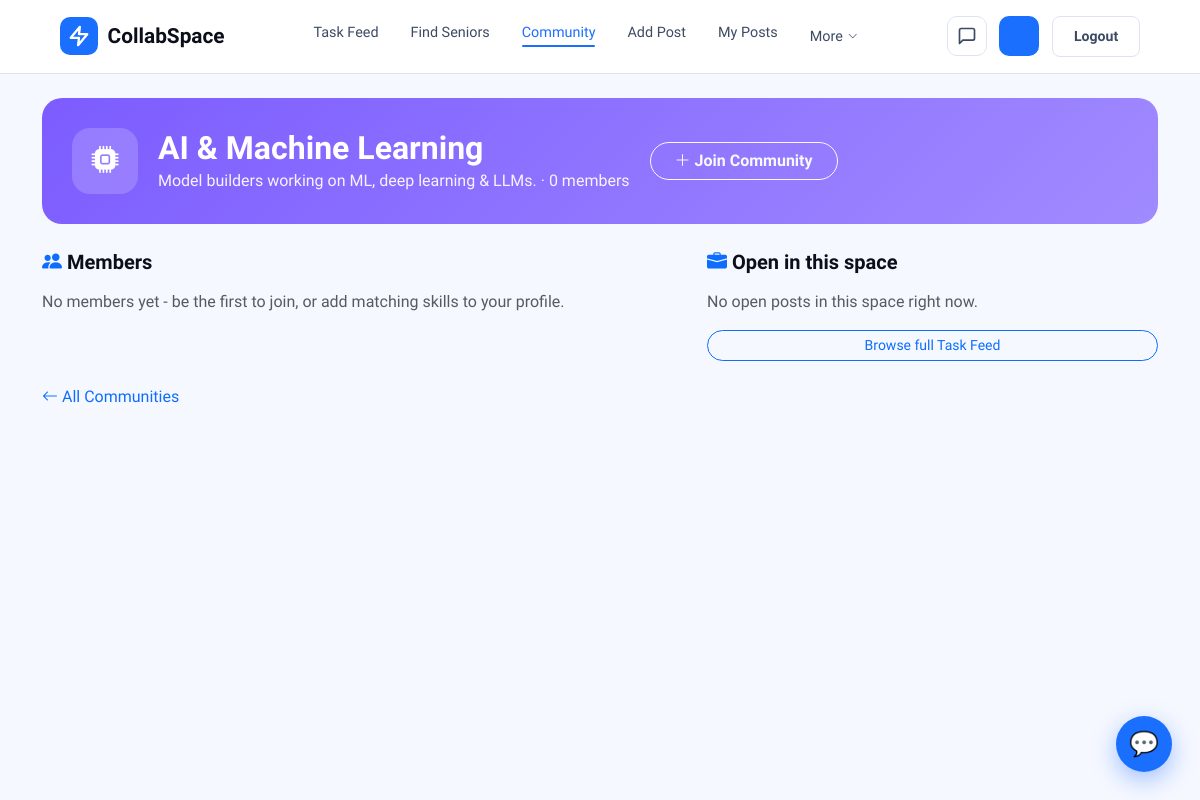
The app's page /community/ai-machine-learning/ (signed in) with its own data.
### community/models.py (models this page shows, shortened)
class Community(models.Model):
    name           = models.CharField(max_length=100, unique=True)
    slug           = models.SlugField(max_length=110, unique=True, blank=True)
    description    = models.CharField(max_length=220)
    icon           = models.CharField(max_length=40, default='bi-people-fill',
                                       help_text='Bootstrap icon class, e.g. bi-code-slash')
    color          = models.CharField(max_length=7, default='#1B6FFF', help_text='Hex color for the community badge/icon')
    related_skills = models.ManyToManyField(Skill, blank=True, related_name='communities',
                                             help_text='Skills that auto-qualify a student for this community')
    order          = models.PositiveIntegerField(default=0)
    created_at     = models.DateTimeField(auto_now_add=True)
    class Meta:
        db_table = 'community_community'
        ordering = ['order', 'name']
        verbose_name_plural = 'Communities'

### community/views.py (the view, shortened to what this page needs)
# urls.py: path('community/<slug:slug>/', views.community_detail, name='community_detail'),
def community_detail(request, slug):
    community = get_object_or_404(Community, slug=slug)
    related_skill_ids = list(community.related_skills.values_list('id', flat=True))
    member_user_ids = set(
        UserSkill.objects.filter(skill_id__in=related_skill_ids).values_list('user_id', flat=True)
    ) | set(
        CommunityMembership.objects.filter(community=community).values_list('user_id', flat=True)
    )
    member_profiles = (
        Profile.objects.filter(user_id__in=member_user_ids)
        .select_related('user')
        .distinct()
    )
    members = []
    members.sort(key=lambda m: (m['rating']['average'] or 0), reverse=True)
    open_posts = (
        Post.objects.filter(skills_required__id__in=related_skill_ids, is_completed=False)
        .exclude(author=request.user if request.user.is_authenticated else None)
        .distinct()
        .order_by('-created_at')[:6]
    )
    is_joined = False
    if request.user.is_authenticated:
        is_joined = CommunityMembership.objects.filter(community=community, user=request.user).exists()
    return render(request, 'community/community_detail.html', {
        'community': community,
        'members': members,
        'member_count': len(members),
        'open_posts': open_posts,
        'is_joined': is_joined,
    })

### accounts/models.py (called while the page is built)
    def __str__(self):
        return self.name

### messaging/context_processors.py (called while the page is built)
def unread_messages(request):
    if request.user.is_authenticated:
        count = Message.objects.filter(
            receiver=request.user, is_read=False
        ).count()
        return {'unread_count': count}
    return {'unread_count': 0}

### pages/context_processors.py (called while the page is built)
def global_forms(request):
    if request.user.is_authenticated:
        return {'global_post_form': PostForm()}
    return {}

### templates/community/community_detail.html (shortened to what this page needs)
{% extends 'pages/base.html' %}
{% block content %}
<div class="comm-banner">
  <div class="comm-banner-icon"><i class="bi {{ community.icon }}"></i></div>
  <div>
    <h2>{{ community.name }}</h2>
    <p>{{ community.description }} &middot; {{ member_count }} member{{ member_count|pluralize }}</p>
  </div>
  {% if request.user.is_authenticated %}
    <form method="POST" action="{% url 'community_toggle_join' community.slug %}">
      <button type="submit" class="btn {% if is_joined %}btn-light{% else %}btn-outline-light{% endif %} rounded-pill px-4 fw-semibold">
        {% if is_joined %}<i class="bi bi-check2-circle"></i> Joined{% else %}<i class="bi bi-plus-lg"></i> Join Community{% endif %}
      </button>
    </form>
  {% endif %}
</div>
<div class="row g-4">
  <div class="col-lg-7">
    <h5 class="fw-bold mb-3"><i class="bi bi-people-fill text-primary"></i> Members</h5>
    {% for m in members %}
      <div class="comm-member-card">
        {% if m.profile.photo %}
          <img src="{{ m.profile.photo.url }}" class="avatar">
        {% else %}
          <div class="comm-avatar-fallback">{{ m.profile.user.first_name|first }}</div>
        {% endif %}
        <div class="flex-grow-1">
          <a href="{% url 'user_profile' m.profile.user.username %}" class="fw-bold text-decoration-none text-dark">
            {{ m.profile.user.first_name }} {{ m.profile.user.last_name }}
          </a>
          <div class="text-muted small">{{ m.profile.program }}{% if m.profile.department %} &middot; {{ m.profile.department }}{% endif %}</div>
          {% if m.shared_skills %}
            <div class="d-flex flex-wrap gap-1 mt-1">
              {% for us in m.shared_skills|slice:":4" %}
                <span class="badge bg-light text-dark border" style="font-size:0.68rem;">{{ us.skill.name }}</span>
              {% endfor %}
            </div>
          {% endif %}
        </div>
        {% if m.rating.average %}
          <div class="text-nowrap small"><i class="bi bi-star-fill text-warning"></i> {{ m.rating.average }}</div>
        {% endif %}
      </div>
    {% empty %}
      <p class="text-muted">No members yet - be the first to join, or add matching skills to your profile.</p>
    {% endfor %}
  </div>
  <div class="col-lg-5">
    <h5 class="fw-bold mb-3"><i class="bi bi-briefcase-fill text-primary"></i> Open in this space</h5>
    {% for post in open_posts %}
      <a href="{% url 'post_detail' post.pk %}" class="text-decoration-none">
        <div class="card mb-3 shadow-sm">
          <div class="card-body py-3">
            <div class="d-flex justify-content-between align-items-start">
              <h6 class="fw-bold text-dark mb-1">{{ post.title }}</h6>
              <span class="badge" style="background-color: rgba(37,99,235,0.08); color: var(--primary-blue); font-weight:600; flex-shrink:0;">{{ post.get_post_type_display }}</span>
            </div>
            <p class="text-muted small mb-0">{{ post.description|truncatechars:90 }}</p>
          </div>
        </div>
      </a>
    {% empty %}
      <p class="text-muted">No open posts in this space right now.</p>
    {% endfor %}
    <a href="{% url 'tasks' %}" class="btn btn-outline-primary btn-sm rounded-pill w-100">Browse full Task Feed</a>
  </div>
</div>
<a href="{% url 'community_list' %}" class="d-inline-block mt-4 text-decoration-none"><i class="bi bi-arrow-left"></i> All Communities</a>
{% endblock %}

### static/css/base.css (style rules this page uses)
:root { --blue: #1B6FFF; --blue-d: #1050C8; --blue-l: #E8F0FF; --ink: #0B0F1A; --ink2: #3D4A63; --ink3: #7A8699; --white: #FFFFFF; --off: #F6F8FF; --border: #DDE3F0; --accent: #FF5B3B; --green: #12B76A; --sidebar-bg: #0B0F1A; --primary-blue: #1B6FFF; --bg-light: #F6F8FF; --card-shadow: 0 4px 20px rgba(0, 0, 0, 0.05); }
body { font-family: 'Sora', 'Inter', sans-serif; background-color: var(--bg-light); color: var(--ink); margin: 0; padding: 0; }

### records on screen
Community: name "AI & Machine Learning", description "Model builders working on ML, deep learning & LLMs."

### other values on screen
{{ member_count }} "0"
